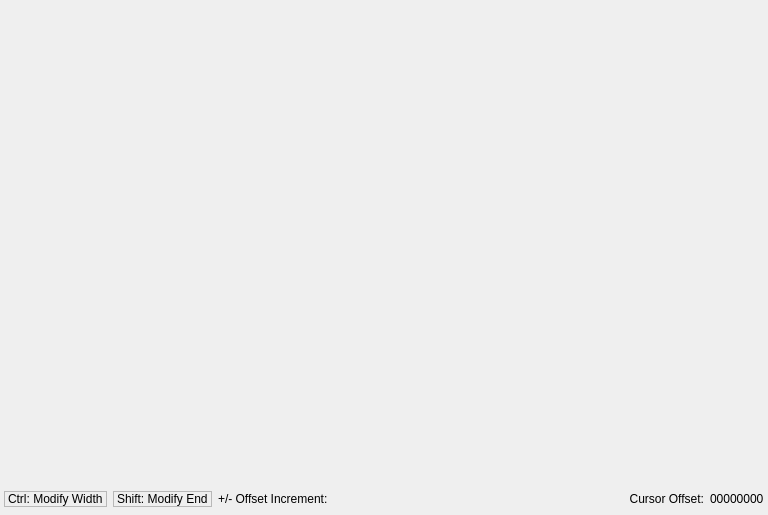
<?xml version="1.0" encoding="UTF-8"?>
<ui version="4.0">
 <class>BinaryViewDialog</class>
 <widget class="QDialog" name="BinaryViewDialog">
  <property name="windowModality">
   <enum>Qt::NonModal</enum>
  </property>
  <property name="geometry">
   <rect>
    <x>0</x>
    <y>0</y>
    <width>768</width>
    <height>515</height>
   </rect>
  </property>
  <property name="windowTitle">
   <string>Dialog</string>
  </property>
  <layout class="QVBoxLayout" name="verticalLayout" stretch="0,1,0">
   <property name="margin">
    <number>4</number>
   </property>
   <item>
    <widget class="DisplayModeWidget" name="displayModeWidget" native="true"/>
   </item>
   <item>
    <widget class="BinaryMap" name="binaryMap" native="true"/>
   </item>
   <item>
    <layout class="QHBoxLayout" name="horizontalLayout_2" stretch="0,0,1,0,0">
     <property name="bottomMargin">
      <number>4</number>
     </property>
     <item>
      <widget class="QLabel" name="lblCtrl">
       <property name="frameShape">
        <enum>QFrame::StyledPanel</enum>
       </property>
       <property name="frameShadow">
        <enum>QFrame::Plain</enum>
       </property>
       <property name="text">
        <string>Ctrl: Modify Width</string>
       </property>
      </widget>
     </item>
     <item>
      <widget class="QLabel" name="lblShift">
       <property name="frameShape">
        <enum>QFrame::StyledPanel</enum>
       </property>
       <property name="frameShadow">
        <enum>QFrame::Plain</enum>
       </property>
       <property name="text">
        <string>Shift: Modify End</string>
       </property>
      </widget>
     </item>
     <item>
      <layout class="QHBoxLayout" name="horizontalLayout" stretch="0,0">
       <item>
        <widget class="QLabel" name="lblIncrement">
         <property name="frameShape">
          <enum>QFrame::NoFrame</enum>
         </property>
         <property name="frameShadow">
          <enum>QFrame::Plain</enum>
         </property>
         <property name="text">
          <string>+/- Offset Increment:</string>
         </property>
        </widget>
       </item>
       <item>
        <widget class="SpinBoxBaseSelector" name="sbStep" native="true"/>
       </item>
      </layout>
     </item>
     <item>
      <widget class="QLabel" name="label">
       <property name="text">
        <string>Cursor Offset:</string>
       </property>
       <property name="alignment">
        <set>Qt::AlignRight|Qt::AlignTrailing|Qt::AlignVCenter</set>
       </property>
      </widget>
     </item>
     <item>
      <widget class="QLabel" name="lblCursorOffset">
       <property name="text">
        <string>00000000</string>
       </property>
      </widget>
     </item>
    </layout>
   </item>
  </layout>
 </widget>
 <customwidgets>
  <customwidget>
   <class>SpinBoxBaseSelector</class>
   <extends>QWidget</extends>
   <header>spinboxbaseselector/spinboxbaseselector.h</header>
   <container>1</container>
  </customwidget>
  <customwidget>
   <class>BinaryMap</class>
   <extends>QWidget</extends>
   <header>views/hexview/binaryviewdialog/binarymapwidget/binarymap.h</header>
   <container>1</container>
  </customwidget>
  <customwidget>
   <class>DisplayModeWidget</class>
   <extends>QWidget</extends>
   <header>views/hexview/binaryviewdialog/displaymodewidget.h</header>
   <container>1</container>
  </customwidget>
 </customwidgets>
 <resources/>
 <connections/>
</ui>
